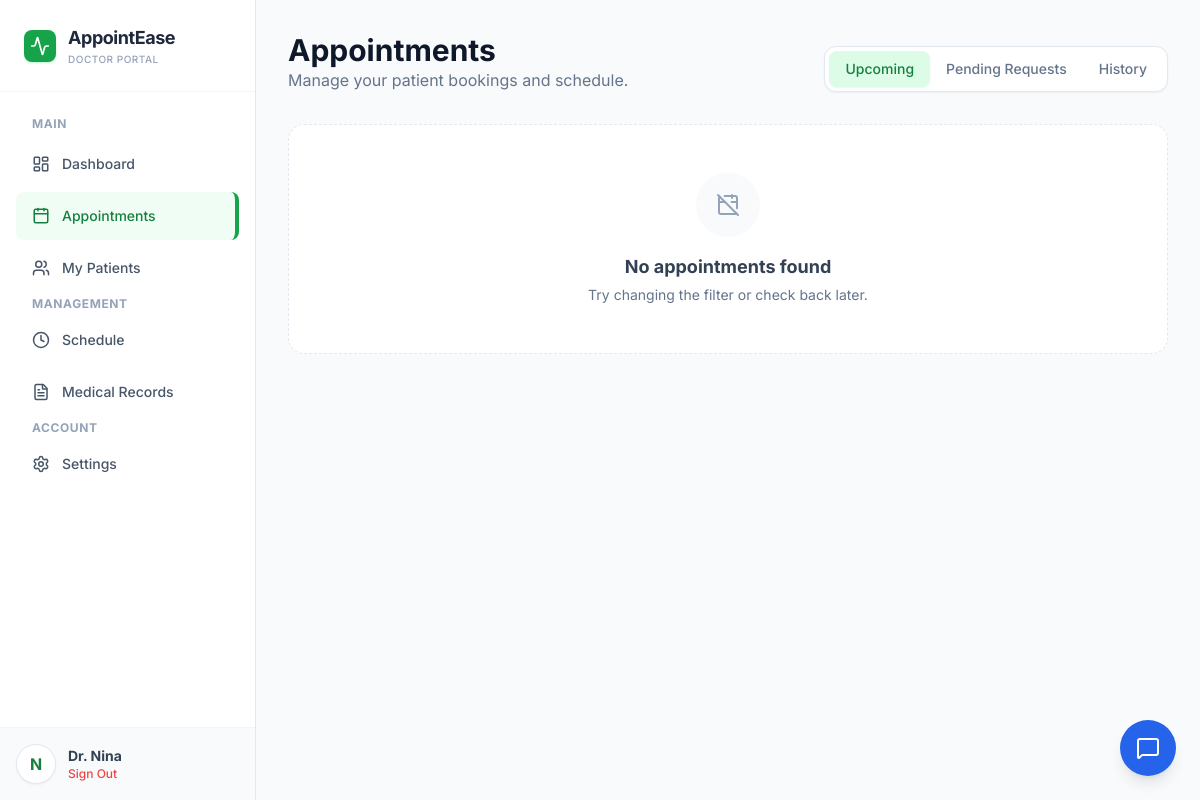
The page /doctor_appointments.php (signed in) on the database as committed earlier.
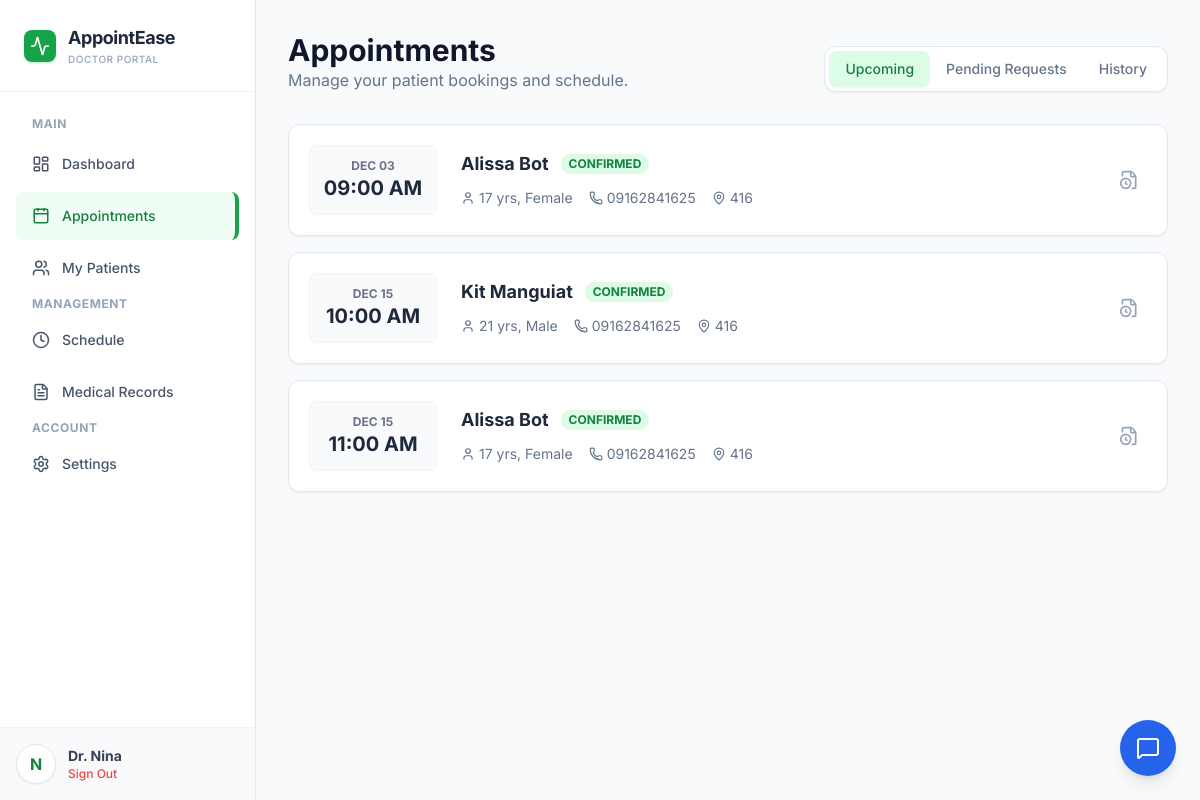
The same page on the database as committed later.
### tables this page shows
CREATE TABLE `tblappointment` (
  `id` int(11) NOT NULL,
  `booking_date` date NOT NULL,
  `booking_time` time DEFAULT NULL,
  `user_id` varchar(30) NOT NULL,
  `doctor` varchar(30) NOT NULL,
  `status` int(11) NOT NULL,
  `reminder_sent` tinyint(1) NOT NULL DEFAULT 0,
  `reminder_sent_at` datetime DEFAULT NULL
);

CREATE TABLE `tblinfo` (
  `id` int(11) NOT NULL,
  `user_id` varchar(30) NOT NULL,
  `last_name` varchar(40) NOT NULL,
  `first_name` varchar(50) NOT NULL,
  `middle_name` varchar(40) NOT NULL,
  `specialization` varchar(30) NOT NULL,
  `bdate` date NOT NULL,
  `gender` varchar(10) NOT NULL,
  `address` varchar(200) NOT NULL,
  `contact` varchar(20) NOT NULL,
  `image` varchar(255) DEFAULT NULL
);

### controllers/doctor_appointments_data.php (called while the page is built, shortened)
<?php
require_once 'session_handler.php';
require_once 'db.php';
$user_id = session_get_user_id();
$filter = $_GET['status'] ?? 'upcoming';
$today = date('Y-m-d');
$sql = "SELECT a.id, a.user_id, a.booking_date, a.booking_time, a.status,
                i.first_name, i.last_name, i.contact, i.gender, i.bdate, i.address
        FROM tblappointment a
        JOIN tblinfo i ON a.user_id = i.user_id
        WHERE a.doctor = ?";
if ($filter === 'pending') {
    $sql .= " AND a.status = 2 AND a.booking_date >= ?";
    $params = [$user_id, $today];
} elseif ($filter === 'history') {
    $sql .= " AND (a.booking_date < ? OR a.status = 0 OR a.status = 3)";
    $params = [$user_id, $today];
} else {
    $sql .= " AND a.status = 1 AND a.booking_date >= ?";
    $params = [$user_id, $today];
}
$sql .= " ORDER BY a.booking_date ASC, a.booking_time ASC";
try {
    $stmt = $pdo->prepare($sql);
    $stmt->execute($params);
    $appointments = $stmt->fetchAll(PDO::FETCH_ASSOC);
} catch (Exception $e) { die("Error: " . $e->getMessage()); }
function getAge($dob) {
    return date_diff(date_create($dob), date_create('today'))->y;
}
?>

### doctor_appointments.php (the view, shortened to what the changed rows need)
<?php
include __DIR__ . '/controllers/doctor_appointments_data.php';
?>
<!DOCTYPE html>
<html lang="en">
<head>
    <script src="https://cdn.tailwindcss.com"></script>
</head>
<body class="text-slate-800">
    <div class="flex h-screen overflow-hidden">
        <main class="flex-1 overflow-auto w-full">
            <div class="p-6 md:p-8 max-w-7xl mx-auto">
                <div class="flex flex-col md:flex-row justify-between items-end mb-8 gap-4">
                    <div>
                        <h1 class="text-3xl font-bold text-slate-900">Appointments</h1>
                    </div>
                </div>
                <div class="space-y-4">
                    <?php if (empty($appointments)): ?>
                        <div class="bg-white rounded-2xl border border-slate-200 border-dashed p-12 text-center">
                            <div class="w-16 h-16 bg-slate-50 rounded-full flex items-center justify-center mx-auto mb-4">
                                <i data-lucide="calendar-off" class="text-slate-400" width="32"></i>
                            </div>
                            <h3 class="text-lg font-bold text-slate-700">No appointments found</h3>
                            <p class="text-slate-500 text-sm mt-1">Try changing the filter or check back later.</p>
                        </div>
                    <?php else: ?>
                        <?php foreach ($appointments as $apt):
                            $patientName = htmlspecialchars($apt['first_name'] . ' ' . $apt['last_name']);
                            $timeStr = date('h:i A', strtotime($apt['booking_time']));
                            $age = getAge($apt['bdate']);
                        ?>
                        <div class="bg-white rounded-xl border border-slate-200 p-5 shadow-sm hover:shadow-md transition flex flex-col md:flex-row gap-6 items-start md:items-center group">
                            <div class="flex-shrink-0 w-full md:w-32 text-center bg-slate-50 rounded-lg p-3 border border-slate-100 group-hover:border-green-200 group-hover:bg-green-50 transition-colors">
                                <p class="text-xs font-bold text-slate-500 uppercase group-hover:text-green-600"><?= date('M d', strtotime($apt['booking_date'])) ?></p>
                                <p class="text-xl font-bold text-slate-800 group-hover:text-green-700"><?= $timeStr ?></p>
                            </div>
                            <div class="flex-1 min-w-0">
                                <div class="flex items-center gap-3 mb-1">
                                    <h3 class="text-lg font-bold text-slate-800 truncate"><?= $patientName ?></h3>
                                    <?php if($filter === 'pending'): ?>
                                        <span class="px-2 py-0.5 bg-yellow-100 text-yellow-700 text-xs rounded-full font-bold uppercase">Pending Approval</span>
                                    <?php elseif($apt['status'] == 0): ?>
                                        <span class="px-2 py-0.5 bg-red-100 text-red-700 text-xs rounded-full font-bold uppercase">Cancelled</span>
                                    <?php elseif($apt['status'] == 3): ?>
                                        <span class="px-2 py-0.5 bg-blue-100 text-blue-700 text-xs rounded-full font-bold uppercase">Completed</span>
                                    <?php else: ?>
                                        <span class="px-2 py-0.5 bg-green-100 text-green-700 text-xs rounded-full font-bold uppercase">Confirmed</span>
                                    <?php endif; ?>
                                </div>
                                <div class="flex flex-wrap gap-4 text-sm text-slate-500 mt-2">
                                    <span class="flex items-center gap-1"><i data-lucide="user" width="14"></i> <?= $age ?> yrs, <?= htmlspecialchars($apt['gender']) ?></span>
                                    <span class="flex items-center gap-1"><i data-lucide="phone" width="14"></i> <?= htmlspecialchars($apt['contact']) ?></span>
                                    <span class="flex items-center gap-1"><i data-lucide="map-pin" width="14"></i> <?= htmlspecialchars($apt['address']) ?></span>
                                </div>
                            </div>
                            <div class="flex items-center gap-2 w-full md:w-auto mt-2 md:mt-0">
                                <a href="doctor_view.php?patient_id=<?= $apt['user_id'] ?>" class="p-2 text-slate-400 hover:text-slate-600 hover:bg-slate-100 rounded-lg transition" title="View Records">
                                    <i data-lucide="file-clock" width="20"></i>
                                </a>
                            </div>
                        </div>
                        <?php endforeach; ?>
                    <?php endif; ?>
                </div>
            </div>
        </main>
    </div>
</body>
</html>

Rows that differ between the two databases and show on the page:
added tblappointment: booking_date "DEC 03", booking_time "09:00 AM", tblinfo.first_name+last_name "Alissa Bot", status "CONFIRMED", tblinfo.bdate "17", tblinfo.gender "Female", tblinfo.contact "09162841625", tblinfo.address "416"
added tblappointment: booking_date "DEC 15", booking_time "10:00 AM", tblinfo.first_name+last_name "Kit Manguiat", status "CONFIRMED", tblinfo.bdate "21", tblinfo.gender "Male", tblinfo.contact "09162841625", tblinfo.address "416"
added tblappointment: booking_date "DEC 15", booking_time "11:00 AM", tblinfo.first_name+last_name "Alissa Bot", status "CONFIRMED", tblinfo.bdate "17", tblinfo.gender "Female", tblinfo.contact "09162841625", tblinfo.address "416"
Other text that changed with them:
text no longer shown: "No appointments found Try changing the filter or check back later."
